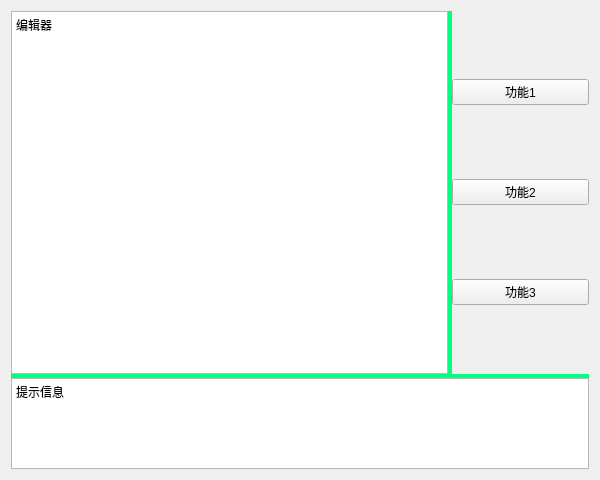
<?xml version="1.0" encoding="UTF-8"?>
<ui version="4.0">
 <class>Widget</class>
 <widget class="QWidget" name="Widget">
  <property name="geometry">
   <rect>
    <x>0</x>
    <y>0</y>
    <width>600</width>
    <height>480</height>
   </rect>
  </property>
  <property name="windowTitle">
   <string>Widget</string>
  </property>
  <layout class="QVBoxLayout" name="verticalLayout_2">
   <item>
    <widget class="QSplitter" name="splitter_2">
     <property name="styleSheet">
      <string notr="true">QSplitter::handle {   
    background-color: rgb(0, 255, 127);
}</string>
     </property>
     <property name="orientation">
      <enum>Qt::Orientation::Vertical</enum>
     </property>
     <widget class="QSplitter" name="splitter">
      <property name="sizePolicy">
       <sizepolicy hsizetype="Expanding" vsizetype="Expanding">
        <horstretch>0</horstretch>
        <verstretch>4</verstretch>
       </sizepolicy>
      </property>
      <property name="styleSheet">
       <string notr="true">QSplitter::handle {   
    background-color: rgb(0, 255, 127);
}</string>
      </property>
      <property name="orientation">
       <enum>Qt::Orientation::Horizontal</enum>
      </property>
      <widget class="QTextEdit" name="textEdit">
       <property name="html">
        <string>&lt;!DOCTYPE HTML PUBLIC &quot;-//W3C//DTD HTML 4.0//EN&quot; &quot;http://www.w3.org/TR/REC-html40/strict.dtd&quot;&gt;
&lt;html&gt;&lt;head&gt;&lt;meta name=&quot;qrichtext&quot; content=&quot;1&quot; /&gt;&lt;meta charset=&quot;utf-8&quot; /&gt;&lt;style type=&quot;text/css&quot;&gt;
p, li { white-space: pre-wrap; }
hr { height: 1px; border-width: 0; }
li.unchecked::marker { content: &quot;\2610&quot;; }
li.checked::marker { content: &quot;\2612&quot;; }
&lt;/style&gt;&lt;/head&gt;&lt;body style=&quot; font-family:'Microsoft YaHei UI'; font-size:9pt; font-weight:400; font-style:normal;&quot;&gt;
&lt;p style=&quot; margin-top:0px; margin-bottom:0px; margin-left:0px; margin-right:0px; -qt-block-indent:0; text-indent:0px;&quot;&gt;编辑器&lt;/p&gt;&lt;/body&gt;&lt;/html&gt;</string>
       </property>
      </widget>
      <widget class="QWidget" name="">
       <layout class="QVBoxLayout" name="verticalLayout">
        <item>
         <widget class="QPushButton" name="pushButton">
          <property name="text">
           <string>功能1</string>
          </property>
         </widget>
        </item>
        <item>
         <widget class="QPushButton" name="pushButton_2">
          <property name="text">
           <string>功能2</string>
          </property>
         </widget>
        </item>
        <item>
         <widget class="QPushButton" name="pushButton_3">
          <property name="text">
           <string>功能3</string>
          </property>
         </widget>
        </item>
       </layout>
      </widget>
     </widget>
     <widget class="QTextBrowser" name="textBrowser">
      <property name="sizePolicy">
       <sizepolicy hsizetype="Expanding" vsizetype="Expanding">
        <horstretch>0</horstretch>
        <verstretch>1</verstretch>
       </sizepolicy>
      </property>
      <property name="html">
       <string>&lt;!DOCTYPE HTML PUBLIC &quot;-//W3C//DTD HTML 4.0//EN&quot; &quot;http://www.w3.org/TR/REC-html40/strict.dtd&quot;&gt;
&lt;html&gt;&lt;head&gt;&lt;meta name=&quot;qrichtext&quot; content=&quot;1&quot; /&gt;&lt;meta charset=&quot;utf-8&quot; /&gt;&lt;style type=&quot;text/css&quot;&gt;
p, li { white-space: pre-wrap; }
hr { height: 1px; border-width: 0; }
li.unchecked::marker { content: &quot;\2610&quot;; }
li.checked::marker { content: &quot;\2612&quot;; }
&lt;/style&gt;&lt;/head&gt;&lt;body style=&quot; font-family:'Microsoft YaHei UI'; font-size:9pt; font-weight:400; font-style:normal;&quot;&gt;
&lt;p style=&quot; margin-top:0px; margin-bottom:0px; margin-left:0px; margin-right:0px; -qt-block-indent:0; text-indent:0px;&quot;&gt;提示信息&lt;/p&gt;&lt;/body&gt;&lt;/html&gt;</string>
      </property>
     </widget>
    </widget>
   </item>
  </layout>
 </widget>
 <resources/>
 <connections/>
</ui>
